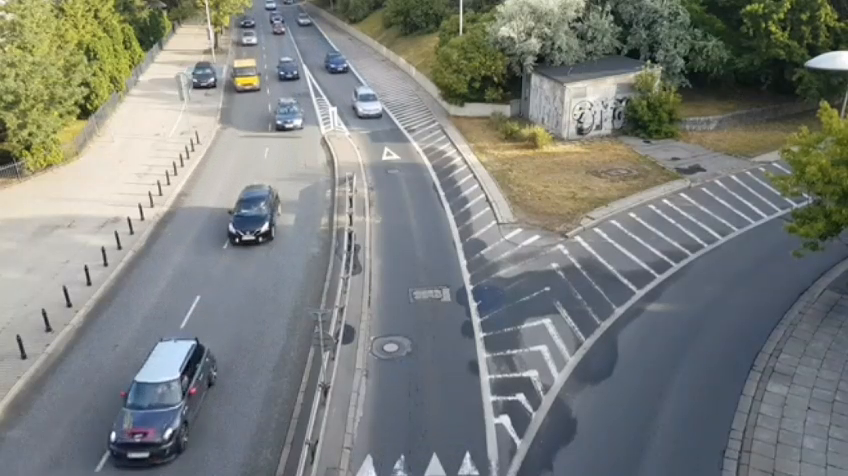
#> input picture frame 34 of video/test3.mp4, 848 x 476 px
$ python Example.py
#> lines starting #> are read from the running program, lines starting #| are printed output that depends on the picture; after the words box and inside, x2 and y2 are one past the last pixel; in counts of white or black regions, pixels touching at a corner belong together
#> the answer given: 1
#This is a Project on Vehicle Speed Detection System
#Started on 29-08-2024
#Core Libraries OPENCV(CV2) and NUMPY

import numpy as n
import cv2 as cv

#main function-1
#Capture Video
def capture_video(Source=0):
    rec=cv.VideoCapture(Source)
    if not rec.isOpened():
        print("Cannot open camera")
        return None

    print(f"Successfully connected to camera {Source}")
    return rec

def detect_vehicles(fg_mask, frame):
    # Find contours in the foreground mask
    contours, _ = cv.findContours(fg_mask, cv.RETR_TREE, cv.CHAIN_APPROX_SIMPLE)

    # Minimum area threshold to filter small objects (you can adjust this value)
    min_area = 500

    # Loop through contours and draw bounding boxes around detected vehicles
    for contour in contours:
        if cv.contourArea(contour) > min_area:  # Check if the contour area is large enough
            # Get the bounding box coordinates
            x, y, w, h = cv.boundingRect(contour)

            # Draw the bounding box on the original frame
            cv.rectangle(frame, (x, y), (x + w, y + h), (0, 255, 0), 2)

            # Optionally, you can add a label to indicate the detected vehicle
            cv.putText(frame, 'Vehicle', (x, y - 10), cv.FONT_HERSHEY_SIMPLEX, 0.5, (0, 255, 0), 2)

    return frame

def show_frames(choice):
#> called with choice = 1
    back_subt=cv.createBackgroundSubtractorMOG2(history=250,varThreshold=20)
    while choice ==1:
        video_capture=capture_video("video/test3.mp4")
        if video_capture is None:
            print("Error:Could not capture video")
            break
        while True:
            ret, frame = video_capture.read()
#> frame is the input picture: shape (476, 848, 3); mean B, G, R 123.7, 127.5, 123.9
            if not ret:
                print("Failed to grab frame or end of video.")
                break

            # Resize the frame to a specific size, e.g., 640x480
            resized_frame = cv.resize(frame, (900,650))
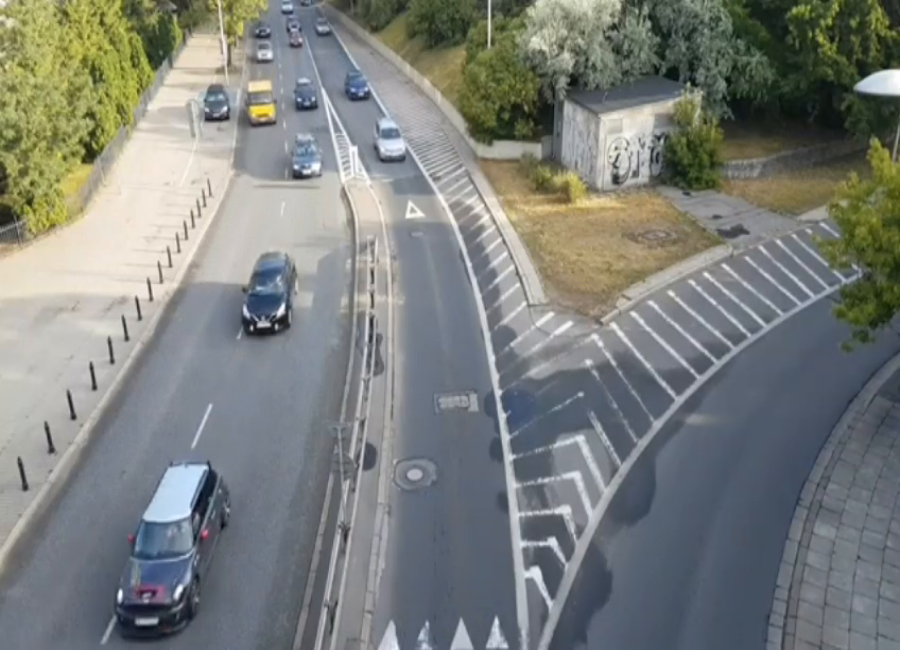
#> resized_frame: shape (650, 900, 3); mean B, G, R 123.6, 127.4, 123.7
            f1=apply_background_substraction(resized_frame,back_subt)
#> in apply_background_substraction, `f2=back_subt.apply(frame)`: f2: shape (650, 900); every value is 127
            frame_with_vehicles = detect_vehicles(f1, resized_frame)
#> in detect_vehicles, `contours, _ = cv.findContours(fg_mask, cv.RETR_TREE, cv.CHAIN_APPROX_S..`: contours = [[[0, 0], [0, 649], [899, 649], [899, 0]]]
#> the loop in detect_vehicles, `for contour in contours:` made 1 pass
#> (contour, x, y, w, h) on pass 1: ([[0, 0], [0, 649], [899, 649], [899, 0]], 0, 0, 900, 650)
#> after the loop in detect_vehicles, `for contour in contours:`:
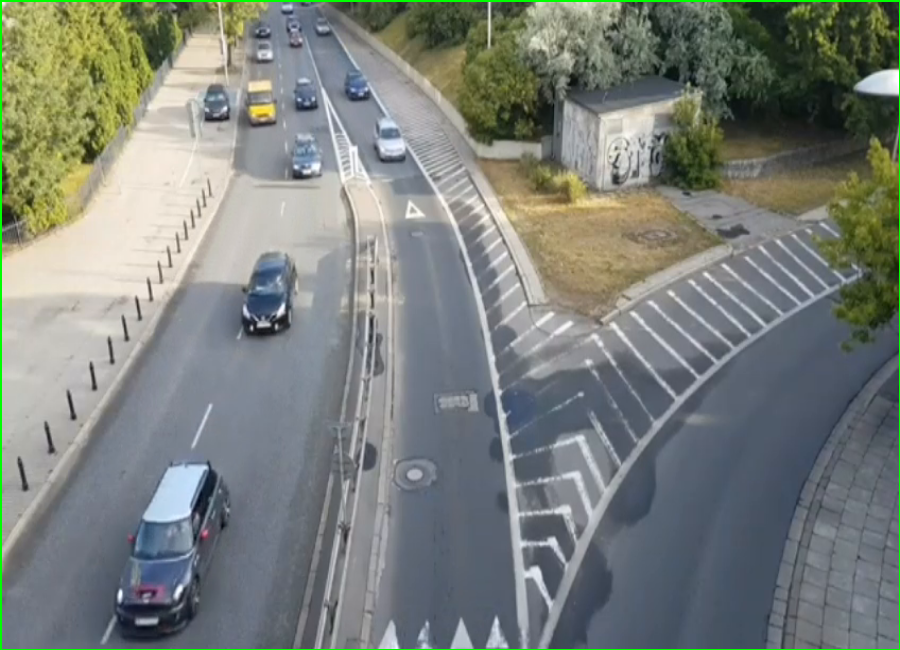
#> frame: shape (650, 900, 3); 0.79% of pixels changed, all inside (x1, y1, x2, y2) = (0, 0, 900, 650)

            # Display the processed frame
            cv.imshow('Vehicle Detection', frame_with_vehicles)
            cv.imshow('Captured Frame', resized_frame)
            cv.imshow("Masked Modified Omni",f1)

            if cv.waitKey(1) & 0xFF == ord('q'):
#> (key q is pressed here)
                print("Video capture stopped by user.")
                break
        # Release the capture and close the window
        video_capture.release()
        cv.destroyAllWindows()
        print("Video capture released and windows closed.")

        # Prompt user to capture video again or exit
        choice = int(input("Enter 1 to capture video again, 2 to exit: "))
#> the answer given: 1
#> the answer given: 1
    print("Program terminated.")

#main function-2
#apply background substraction
def apply_background_substraction(frame,back_subt):
    f2=back_subt.apply(frame)
    kernel=cv.getStructuringElement(cv.MORPH_ELLIPSE,(5,5))
    f2=cv.morphologyEx(f2,cv.MORPH_OPEN,kernel)
    f2=cv.morphologyEx(f2,cv.MORPH_CLOSE,kernel)
    return f2

#Looping the program
choice=int(input("Enter choice:"))
if(choice==1):
    show_frames(choice)
elif(choice==2):
    print("Exiting the program")
    exit()
else:
    print("Wrong Choice")

$ run again, starting later in the video
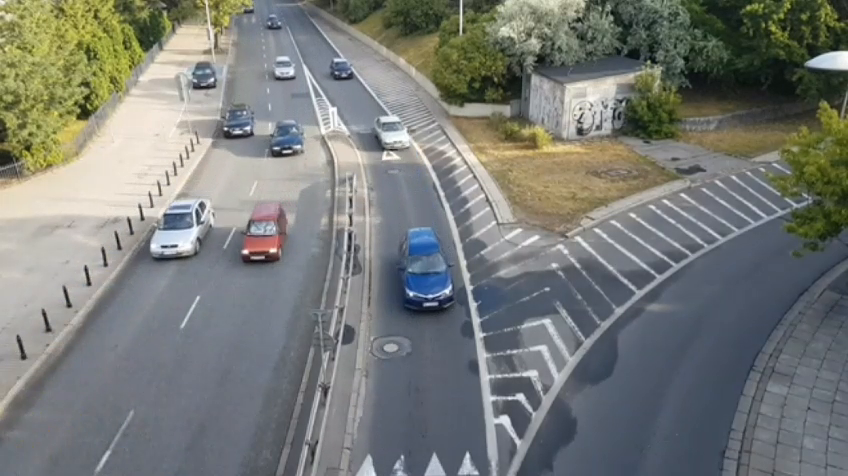
#> input picture frame 155 of video/test3.mp4, 848 x 476 px
#> in show_frames, frame is the input picture: shape (476, 848, 3); mean B, G, R 119.2, 123.3, 120.2
#> in show_frames, `resized_frame = cv.resize(frame, (900,650))`:
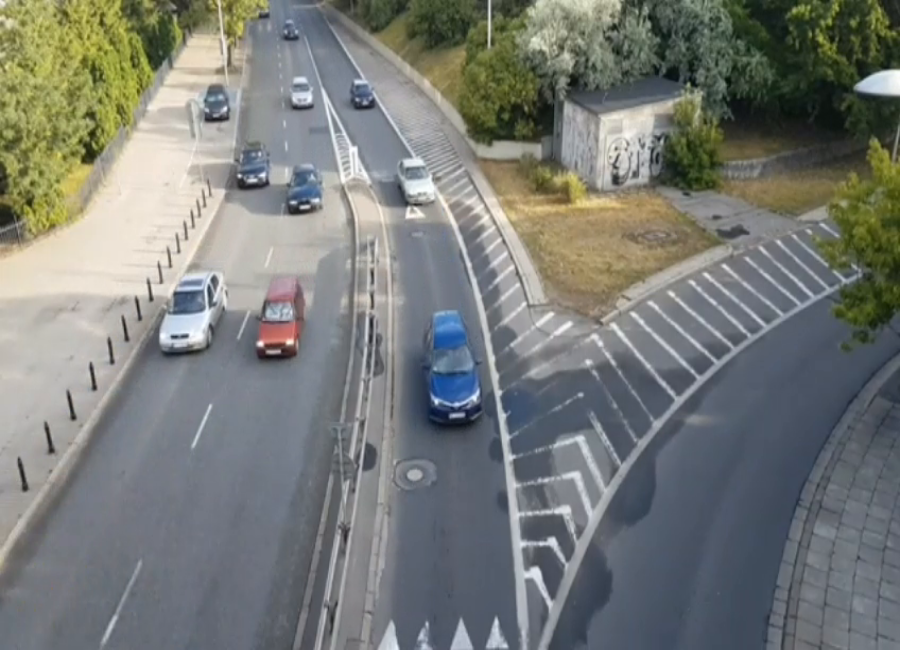
#> resized_frame: shape (650, 900, 3); mean B, G, R 119.1, 123.2, 120.1
#> f2: shape (650, 900); every value is 127
#> contours = [[[0, 0], [0, 649], [899, 649], [899, 0]]]
#> the loop in detect_vehicles, `for contour in contours:` made 1 pass
#> (contour, x, y, w, h) on pass 1: ([[0, 0], [0, 649], [899, 649], [899, 0]], 0, 0, 900, 650)
#> after the loop in detect_vehicles, `for contour in contours:`:
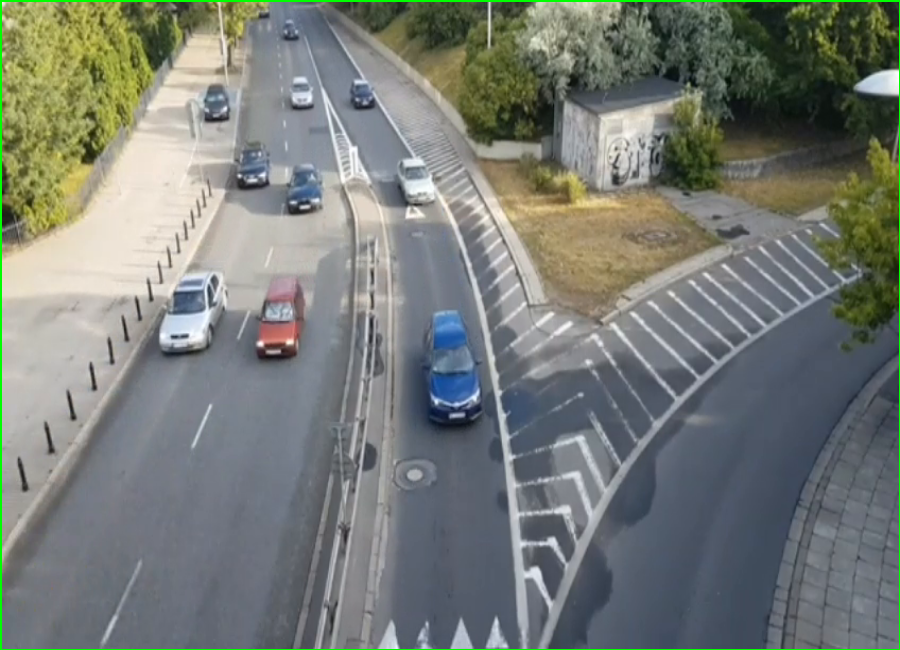
#> frame: shape (650, 900, 3); 0.79% of pixels changed, all inside (x1, y1, x2, y2) = (0, 0, 900, 650)

$ run again, starting later in the video
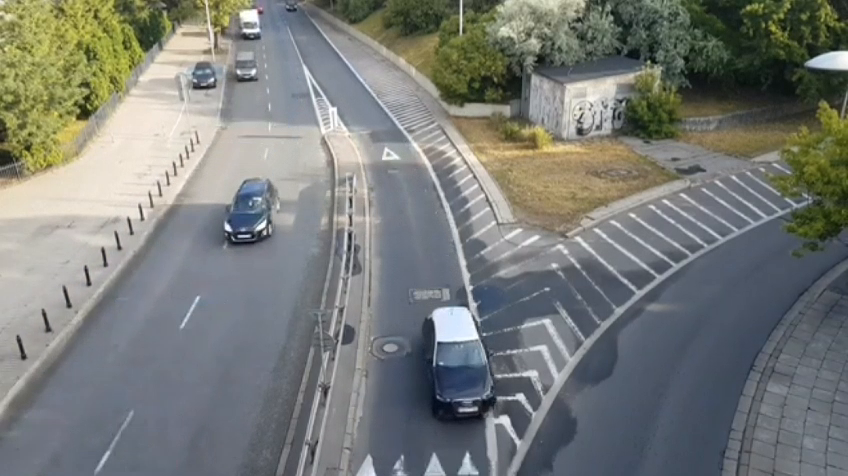
#> input picture frame 276 of video/test3.mp4, 848 x 476 px
#> in show_frames, frame is the input picture: shape (476, 848, 3); mean B, G, R 119.9, 123.7, 120.6
#> in show_frames, `resized_frame = cv.resize(frame, (900,650))`:
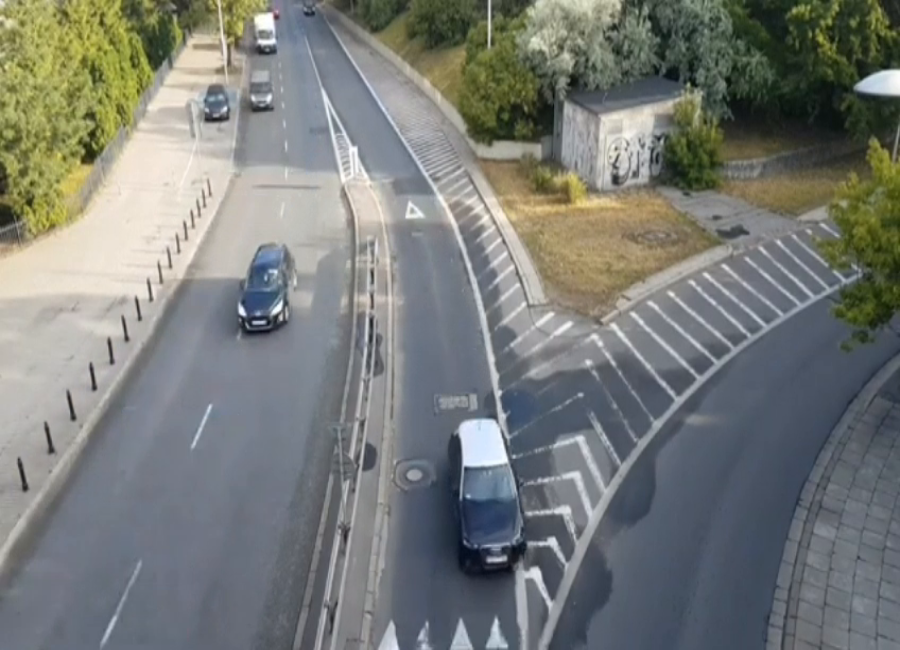
#> resized_frame: shape (650, 900, 3); mean B, G, R 119.7, 123.6, 120.5
#> f2: shape (650, 900); every value is 127
#> contours = [[[0, 0], [0, 649], [899, 649], [899, 0]]]
#> the loop in detect_vehicles, `for contour in contours:` made 1 pass
#> (contour, x, y, w, h) on pass 1: ([[0, 0], [0, 649], [899, 649], [899, 0]], 0, 0, 900, 650)
#> after the loop in detect_vehicles, `for contour in contours:`:
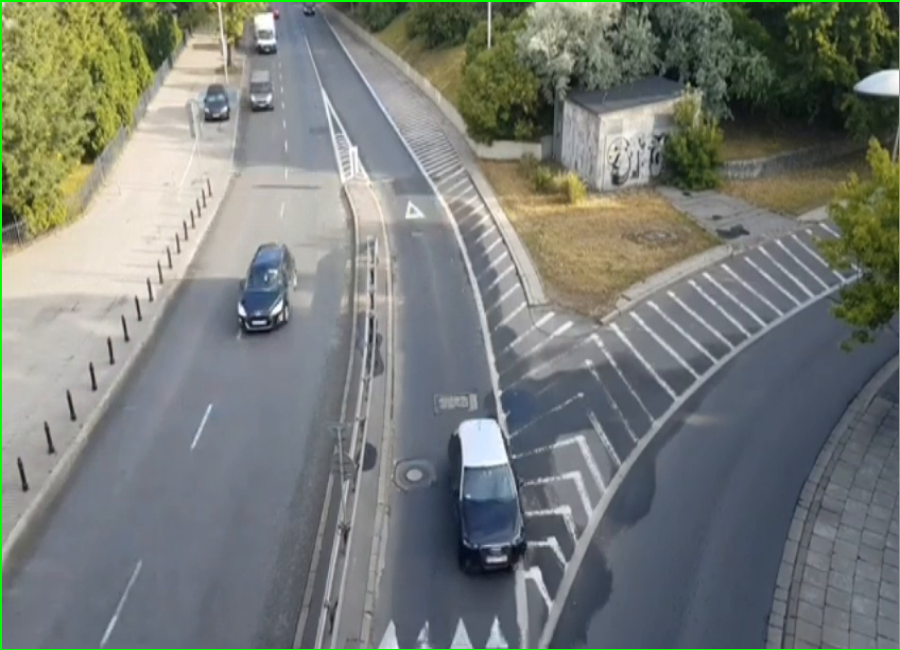
#> frame: shape (650, 900, 3); 0.79% of pixels changed, all inside (x1, y1, x2, y2) = (0, 0, 900, 650)
